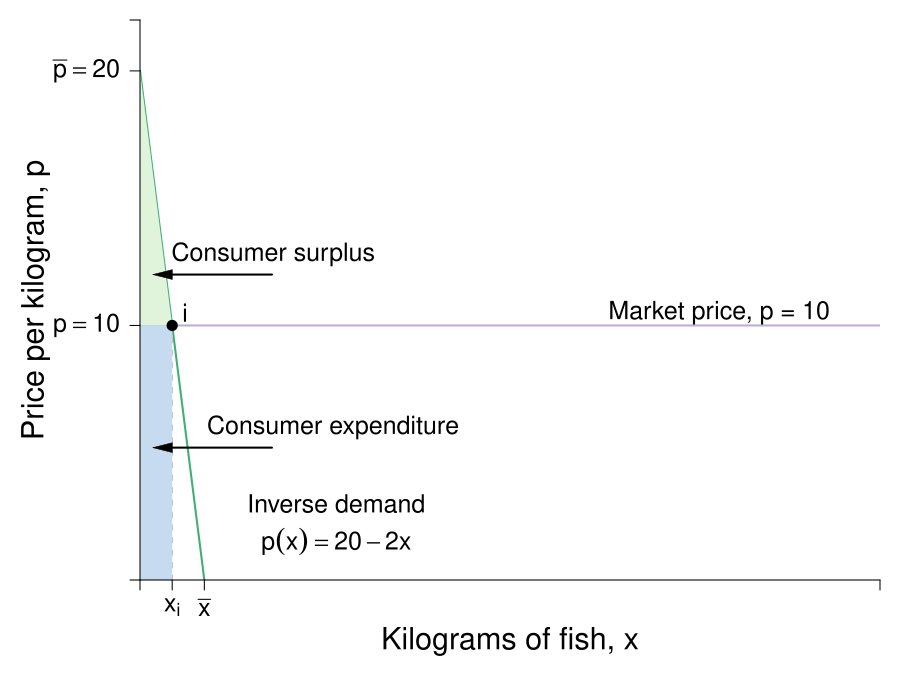

Recreate this plot in R.
#Graph Designer: Scott Cohn
#Authors: Bowles and Halliday
#Title: Microeconomics: Competition, Conflict and Coordination

require(shape)
pdf(file = "indmarketdemand/consumersurplus_jane_market.pdf", width = 9, height = 7)

#Set parameters for graphics
pointsize <- 1.8
axislabelsize <- 1.8
labelsize <- 1.5
namesize <- 1.8
annotatesize <- 1.5
graphlinewidth <- 2
segmentlinewidth <- 1.5


COL <- c("#7fc97f", "#beaed4", "#fdc086", "#ffff99", "#386cb0", "#f0027f", "#bf5b17", "#666666")
COLA <- c("#e0f3db", "#99d8c9","#66c2a4","#41ae76", "#238b45", "#005824")
COLB <- c("#c6dbef", "#4eb3d3", "#2b8cbe", "#0868ac","#084081")

par(mar =  c(6, 7, 1, 1))

mrsA <- function(x, rmax = 20, xmax = 10) {
  rmax - (rmax/xmax)*x
}

uA <- function(x, y, rmax = 20, xmax = 10) {
  y + rmax*x - (1/2)(rmax/xmax)*x^2
}

xlims <- c(0, 115)
ylims <- c(0, 22)

npts <- 501 
x <- seq(xlims[1], xlims[2], length.out = npts)
y <- seq(ylims[1], ylims[2], length.out = npts) 
a <- c(46.08, 55, 64)
b <- c(46.08, 55, 64)

plot(0, 0, xlim = xlims, ylim = ylims, type = "n",
     xlab = expression(paste("")),
     ylab = expression(paste("")), 
     xaxt = "n", 
     yaxt = "n", 
     cex.lab = axislabelsize, 
     bty = "n",
     xaxs="i", 
     yaxs="i")

# ticksy <- seq(from = 0, to = ylims[2], by = 2)
# ylabels <- seq(from = 0, to = ylims[2], by = 2)
# ticksx <- seq(from = 0, to = xlims[2], by = 2)
# xlabels <- seq(from = 0, to = xlims[2], by = 2)
ticksy <- c(0, 10, 20, ylims[2])
ylabels <- c(NA, expression(paste(p == 10)), expression(paste(bar(p) == 20)), NA)
ticksx <- c(0, 5, 10, xlims[2])
xlabels <- c(NA, expression(paste(x[i])), expression(paste(bar(x))), NA)

npts <- 500 
xx1 <- seq(xlims[1], xlims[2], length.out = npts)

#Lines for mrs graph
lines(xx1, mrsA(xx1, rmax = 20, xmax = 10), col = COLA[4], lwd = graphlinewidth)

segments(0, 10, xlims[2], 10, lty = 1, col = COL[2] , lwd = graphlinewidth)
segments(5, 0, 5, 10, lty = 2, col = "gray" , lwd = segmentlinewidth)

#Polygon for CS
xpoly <- c(0, 5, 0)
ypoly <- c(10, 10, 20)
polygon(x = xpoly, y = ypoly, col = COLA[1], density=NULL, border = NA)

#Polygon for CE
xpoly3 <- c(0, 5, 5, 0, 0)
ypoly3 <- c(0, 0, 10, 10, 0)
polygon(x = xpoly3, y = ypoly3, col = COLB[1], density=NULL, border = NA)

#Label axes
mtext(expression(paste("Quantity of fish in kilograms, ", x)), side=1, line = 3, cex = axislabelsize)
text(-16.2, 0.5*ylims[2], expression(paste("Price per kilogram, ", p)), xpd = TRUE, cex = axislabelsize, srt = 90) 

points(5, 10, pch = 16, col = "black", cex = 1.5)
text(7, 10 + 0.5, expression(i), cex = labelsize)

#segments(4.11765, 6.17647, 5.88, 8.88, lty = 1, col = COL[2] , lwd = graphlinewidth)
text(90, 10.5, expression("Market price, p = 10"), cex = labelsize, xpd = TRUE)
#text(7.3, 2.5, expression("Curve"))

#Label mrs function
text(30.5, 3.0, expression(paste("Inverse demand")), cex = labelsize)
text(30.5, 1.5, expression(paste(p(x) == 20 - 2*x)), cex = labelsize)
#Arrows(10, 7.5, 10, 5, col = "black", lty = 1, lwd = 2, arr.type = "triangle", arr.lwd = 0.5)

#Label highest willingness to pay
text(20.7, 12.8, expression("Consumer surplus"), cex = labelsize)
#text(3.5, 16, expression(paste(CS==frac(1, 2)*bgroup("(",20 - 10,")")*5, phantom()== 25)))
Arrows(20.5, 12, 3.5, 12, col = "black", lty = 1, lwd = 2, arr.type = "triangle", arr.lwd = 0.5)

text(30, 6, expression("Consumer expenditure"), cex = labelsize)
Arrows(20.5, 5.2, 3.5, 5.2, col = "black", lty = 1, lwd = 2, arr.type = "triangle", arr.lwd = 0.5)

axis(1, at = ticksx, pos = 0, labels = xlabels, cex.axis = labelsize)
axis(2, at = ticksy, pos = 0, labels = ylabels, las = 1, cex.axis = labelsize)


dev.off()
